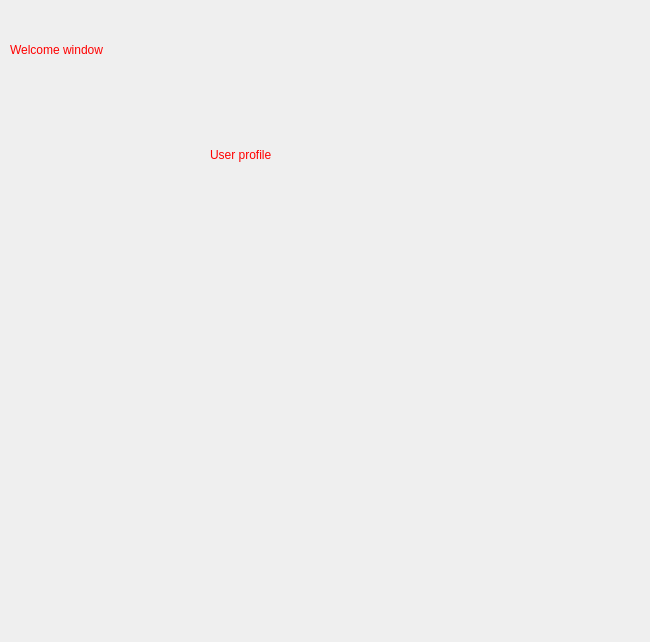
<?xml version="1.0" encoding="UTF-8"?>
<ui version="4.0">
 <class>Dialog</class>
 <widget class="QDialog" name="Dialog">
  <property name="geometry">
   <rect>
    <x>0</x>
    <y>0</y>
    <width>650</width>
    <height>642</height>
   </rect>
  </property>
  <property name="windowTitle">
   <string>Dialog</string>
  </property>
  <property name="styleSheet">
   <string notr="true">
font: 75 24pt &quot;MS Shell Dlg 2&quot;;</string>
  </property>
  <widget class="QLabel" name="label">
   <property name="geometry">
    <rect>
     <x>10</x>
     <y>20</y>
     <width>391</width>
     <height>61</height>
    </rect>
   </property>
   <property name="styleSheet">
    <string notr="true">
font: 75 26pt &quot;MS Shell Dlg 2&quot;;
font: 24pt &quot;Stencil&quot;;
</string>
   </property>
   <property name="text">
    <string>&lt;html&gt;&lt;head/&gt;&lt;body&gt;&lt;p&gt;&lt;span style=&quot; color:#ff0000;&quot;&gt;Welcome  window&lt;/span&gt;&lt;/p&gt;&lt;/body&gt;&lt;/html&gt;</string>
   </property>
  </widget>
  <widget class="QLabel" name="label_2">
   <property name="geometry">
    <rect>
     <x>210</x>
     <y>110</y>
     <width>231</width>
     <height>91</height>
    </rect>
   </property>
   <property name="styleSheet">
    <string notr="true">
font: 75 20pt &quot;MS Shell Dlg 2&quot;;
font-color: rgb(170, 0, 0);

</string>
   </property>
   <property name="text">
    <string>&lt;html&gt;&lt;head/&gt;&lt;body&gt;&lt;p&gt;&lt;span style=&quot; color:#ff0000;&quot;&gt;User profile&lt;/span&gt;&lt;/p&gt;&lt;/body&gt;&lt;/html&gt;</string>
   </property>
  </widget>
 </widget>
 <resources/>
 <connections/>
</ui>
